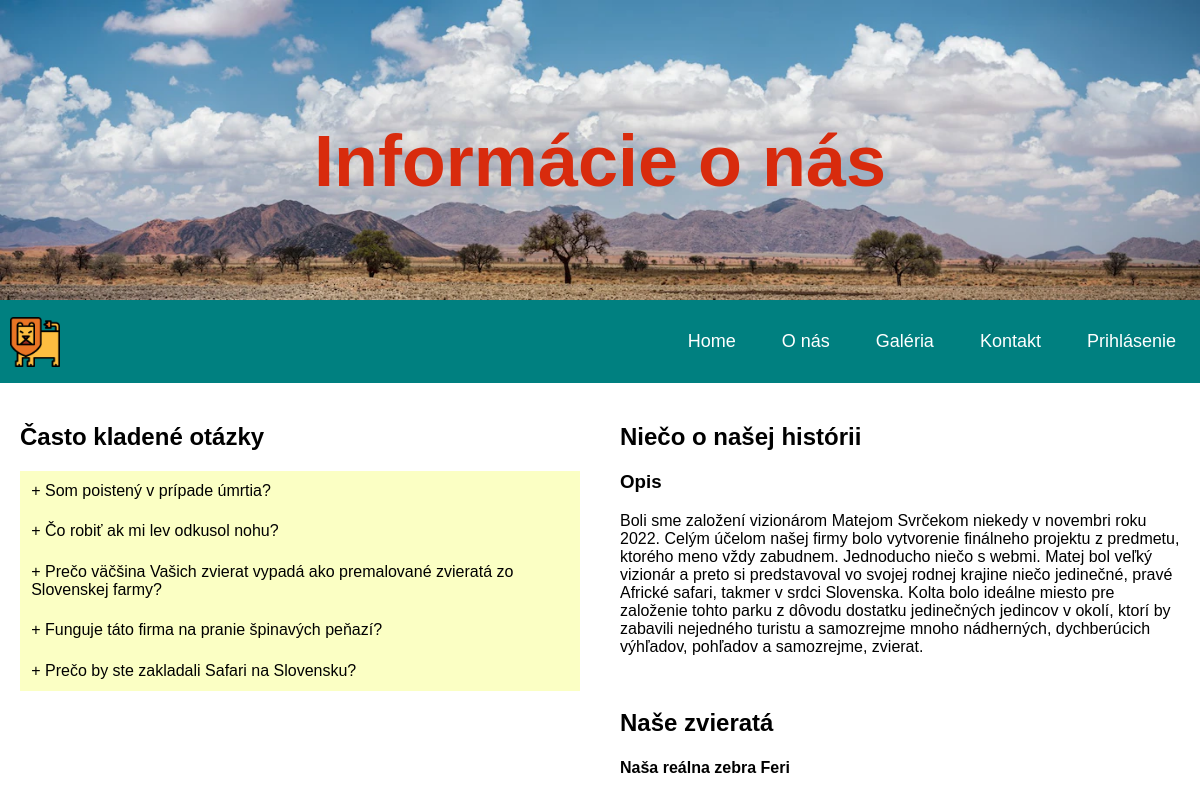
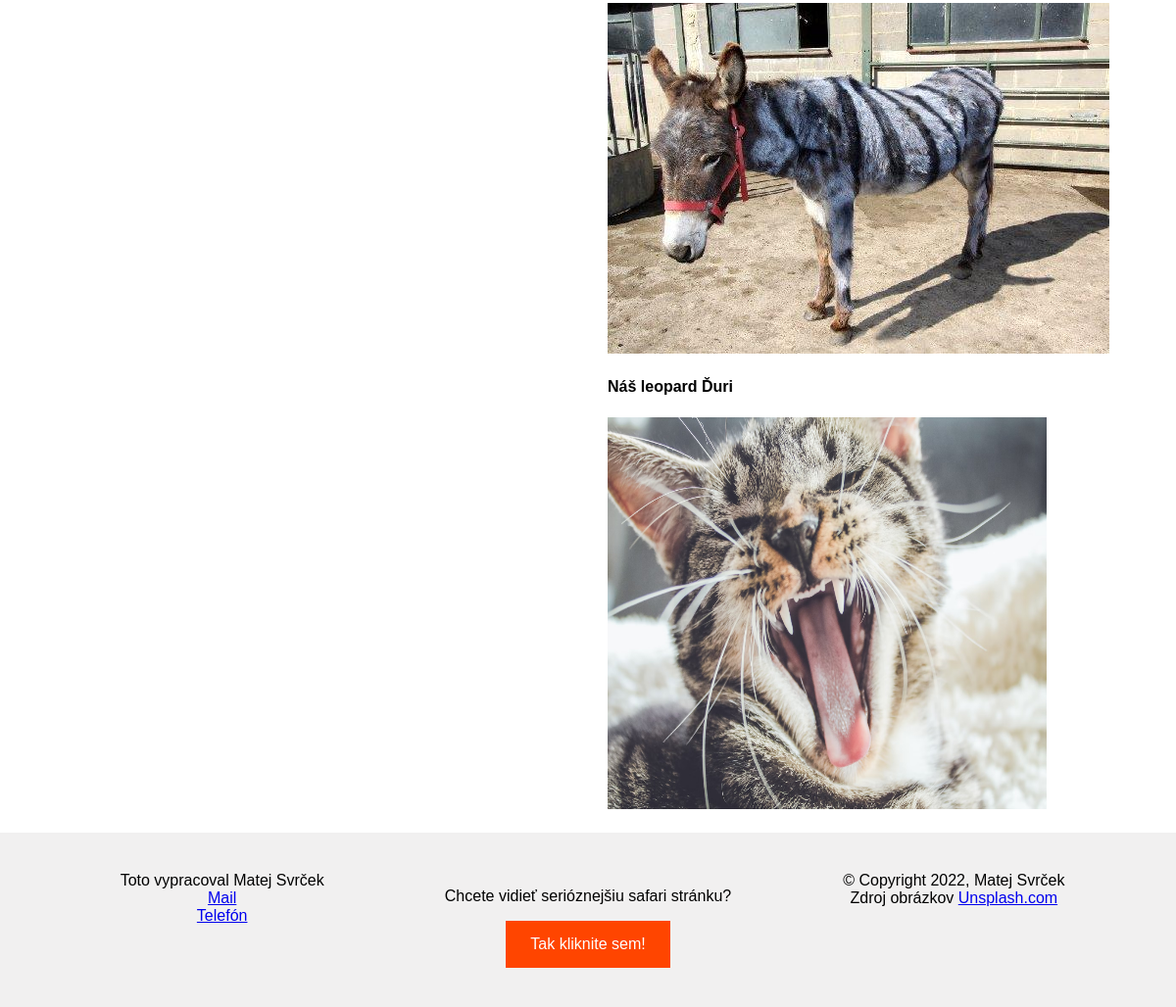
Page /about.php on the committed database (2 pictures, top to bottom).
### tables this page shows
CREATE TABLE `qna` (
  `id_qna` int(11) NOT NULL,
  `question` text NOT NULL,
  `answer` text NOT NULL
);

### inc/Qna.php (called while the page is built)
<?php
    class Qna{
        public $db;
        function __construct()
        {
            $this->db = new Database();
        }
        function get_qna(){
            try{
                $query =  $this->db->conn->query("SELECT * FROM qna");
                $qna = $query->fetchAll(PDO::FETCH_OBJ);
                return $qna;
              }catch(PDOException $e){
                print_r($e->getMessage());
            }
        }
    }
    $Qna = new Qna();
?>

### inc/Database.php (called while the page is built, shortened)
<?php
    class Database{
        function __construct(){
            $this->conn = new PDO("mysql:host=" . DB_SERVER . ";dbname=" . DB_NAME . ";charset=utf8",DB_USERNAME,DB_PASSWORD);
        }
    }
?>

### partials/qna.php (the view, shortened to what this page needs)
<section>
      <?php
        $qna = $Qna->get_qna();
        for ($i=0;$i<count($qna);$i++){
          echo "<div class='accordion'>";
          echo "<div class='question'>".$qna[$i]->question."</div>";
          echo "</div>";
      }
      ?>
</section>

### css/style.css (style rules this page uses)
* { box-sizing: border-box; }
body { font-family: Arial; margin: 0; }
.question { background-color:#f2fd8e; color:black; padding:2%; }
.question::before { content: '+ '; }
.question { background-color:#fbffc4; color:black; padding:2%; }

### rows in the picture
qna: question "Som poistený v prípade úmrtia?"
qna: question "Čo robiť ak mi lev odkusol nohu?"
qna: question "Prečo väčšina Vašich zvierat vypadá ako premalované zvieratá zo Slovenskej farmy?"
qna: question "Funguje táto firma na pranie špinavých peňazí?"
qna: question "Prečo by ste zakladali Safari na Slovensku?"

### other values in the picture
$Banner->get_heading($page) "Informácie o nás"
